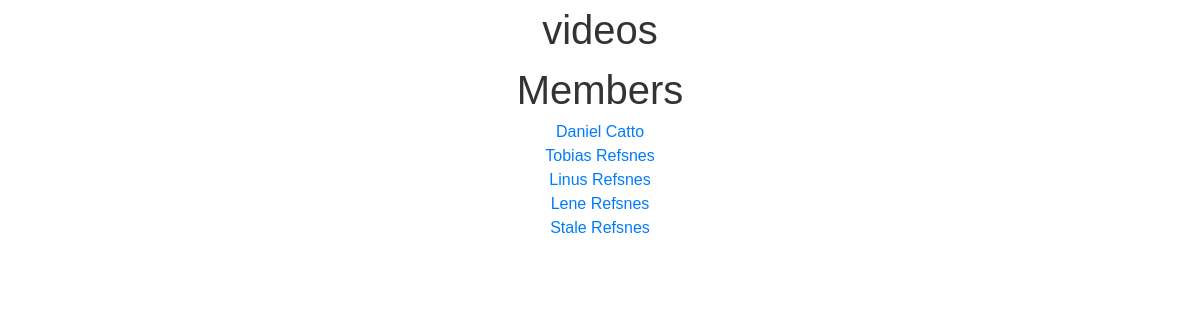
/members/, run on an earlier commit of the app's database.
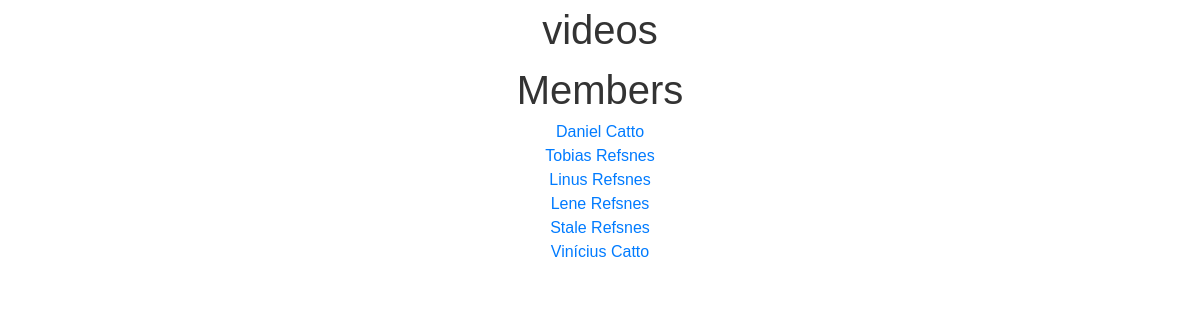
And on a later commit of the database.
### members/models.py (models this page shows, shortened)
class Member(models.Model):
  firstname = models.CharField(max_length=255)
  lastname = models.CharField(max_length=255)
  email = models.CharField(max_length=255)
  phone = models.IntegerField(null=True)
  birth_date = models.DateField(null=True)
  joined_date = models.DateField(null=True)

### members/views.py (the view)
# urls.py: path('members/', views.members, name='members'),
def members(request):
    mymembers = Member.objects.all().values()
    template = loader.get_template('all_members.html')
    context = {
        'mymembers': mymembers,
    }
    return HttpResponse(template.render(context, request))

### members/templates/all_members.html (shortened to what this page needs)
  {% extends "master.html" %}
{% block content %}
  <h1>Members</h1>
  <ul>
    {% for x in mymembers %}
      <li><a href="details/{{ x.id }}">{{ x.firstname }} {{ x.lastname }}</a></li>
    {% endfor %}
  </ul>
{% endblock %}

What changed in the data, as far as the page shows it:
added Member: firstname "Vinícius", lastname "Catto"
